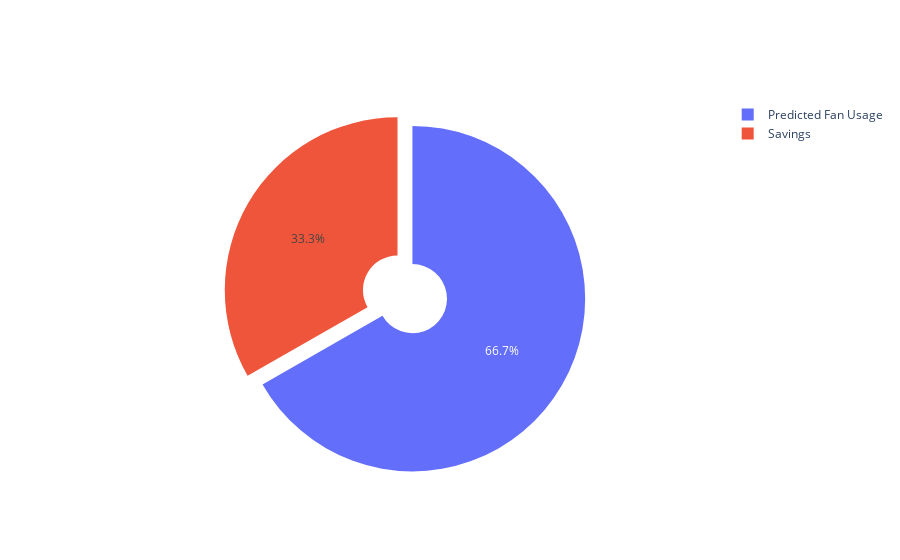

Notebook cell for this chart:
### Code cell
display(PieChartCreator(df,1,'Acu101').update_fig(df, 1, 'Acu304'))

### Figure 1 — Plotly figure (JSON) as saved in the notebook; plotly's stock layout.template omitted (floating-point values rounded to 4 significant figures)
{"data": [{"hole": 0.2, "labels": ["Savings", "Predicted Fan Usage"], "pull": [0, 0.1], "type": "pie", "values": [7204000.0, 14450000.0]}], "layout": {}}
